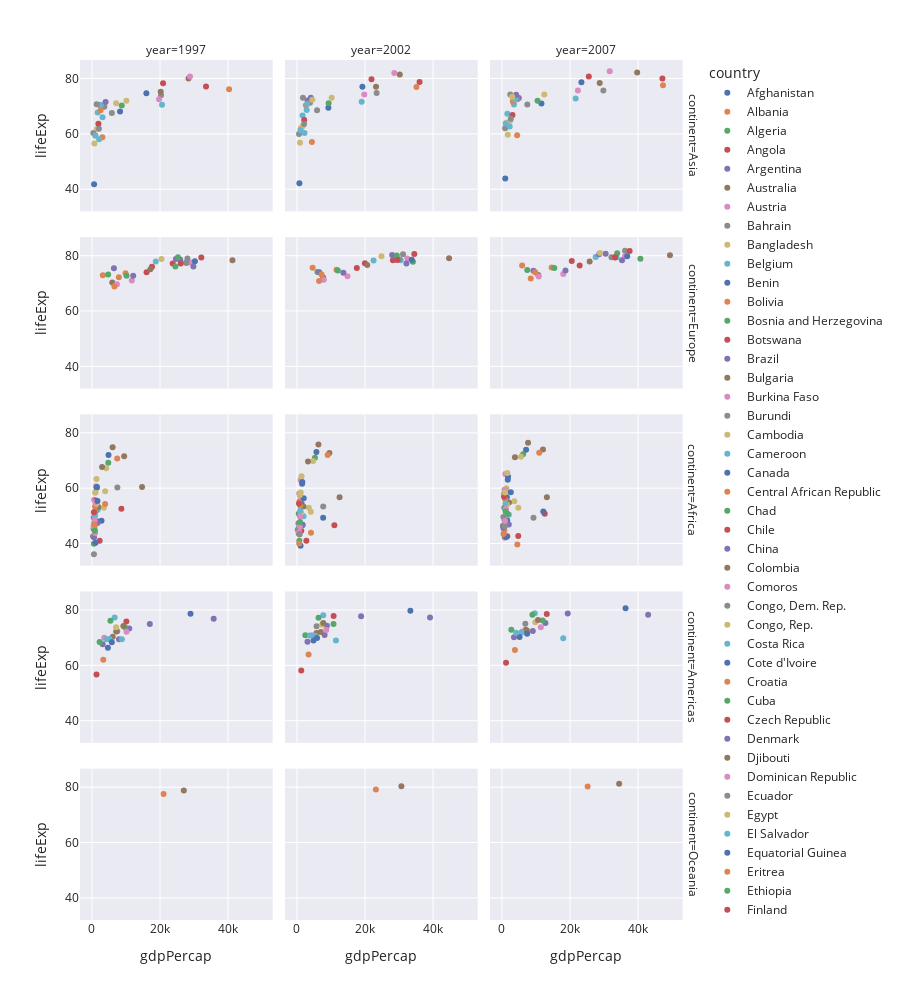

The cell this chart's notebook holds for it:
### Code cell
df = df_[df_.year>1996]
fig = px.scatter(df, x="gdpPercap", y="lifeExp", color='country', facet_row='continent', facet_col='year', height=1000,
                 template='seaborn')
fig.show()
